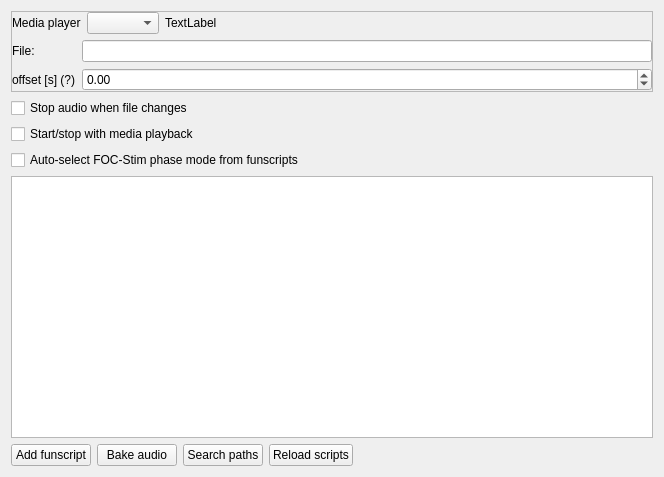
<?xml version="1.0" encoding="UTF-8"?>
<ui version="4.0">
 <class>MediaSettingsWidget</class>
 <widget class="QWidget" name="MediaSettingsWidget">
  <property name="geometry">
   <rect>
    <x>0</x>
    <y>0</y>
    <width>664</width>
    <height>477</height>
   </rect>
  </property>
  <property name="windowTitle">
   <string>Form</string>
  </property>
  <layout class="QVBoxLayout" name="verticalLayout">
   <item>
    <widget class="QFrame" name="frame">
     <property name="sizePolicy">
      <sizepolicy hsizetype="Minimum" vsizetype="Maximum">
       <horstretch>0</horstretch>
       <verstretch>0</verstretch>
      </sizepolicy>
     </property>
     <property name="minimumSize">
      <size>
       <width>150</width>
       <height>0</height>
      </size>
     </property>
     <property name="frameShape">
      <enum>QFrame::Shape::StyledPanel</enum>
     </property>
     <property name="frameShadow">
      <enum>QFrame::Shadow::Raised</enum>
     </property>
     <layout class="QFormLayout" name="formLayout">
      <property name="leftMargin">
       <number>0</number>
      </property>
      <property name="topMargin">
       <number>0</number>
      </property>
      <property name="rightMargin">
       <number>0</number>
      </property>
      <property name="bottomMargin">
       <number>0</number>
      </property>
      <item row="0" column="0">
       <widget class="QWidget" name="widget" native="true">
        <layout class="QHBoxLayout" name="horizontalLayout">
         <property name="leftMargin">
          <number>0</number>
         </property>
         <property name="topMargin">
          <number>0</number>
         </property>
         <property name="rightMargin">
          <number>0</number>
         </property>
         <property name="bottomMargin">
          <number>0</number>
         </property>
         <item>
          <widget class="QLabel" name="label">
           <property name="text">
            <string>Media player</string>
           </property>
          </widget>
         </item>
         <item>
          <widget class="QComboBox" name="comboBox"/>
         </item>
         <item>
          <widget class="QLabel" name="connection_status">
           <property name="text">
            <string>TextLabel</string>
           </property>
          </widget>
         </item>
        </layout>
       </widget>
      </item>
      <item row="1" column="0" colspan="2">
       <widget class="QWidget" name="widget_2" native="true">
        <layout class="QFormLayout" name="formLayout_2">
         <property name="leftMargin">
          <number>0</number>
         </property>
         <property name="topMargin">
          <number>0</number>
         </property>
         <property name="rightMargin">
          <number>0</number>
         </property>
         <property name="bottomMargin">
          <number>0</number>
         </property>
         <item row="0" column="0">
          <widget class="QLabel" name="label_2">
           <property name="text">
            <string>File:</string>
           </property>
          </widget>
         </item>
         <item row="0" column="1">
          <widget class="QLineEdit" name="lineEdit">
           <property name="readOnly">
            <bool>true</bool>
           </property>
          </widget>
         </item>
         <item row="1" column="0">
          <widget class="QLabel" name="label_3">
           <property name="toolTip">
            <string>Reduce offset to play signal earlier
Increase offset to delay signal</string>
           </property>
           <property name="text">
            <string>offset [s] (?)</string>
           </property>
          </widget>
         </item>
         <item row="1" column="1">
          <widget class="QDoubleSpinBox" name="media_offset_spinbox">
           <property name="minimum">
            <double>-999999.000000000000000</double>
           </property>
           <property name="maximum">
            <double>999999.000000000000000</double>
           </property>
           <property name="singleStep">
            <double>0.100000000000000</double>
           </property>
          </widget>
         </item>
        </layout>
       </widget>
      </item>
     </layout>
    </widget>
   </item>
   <item>
    <widget class="QCheckBox" name="stop_audio_automatically_checkbox">
     <property name="text">
      <string>Stop audio when file changes</string>
     </property>
    </widget>
   </item>
   <item>
    <widget class="QCheckBox" name="follow_playback_checkbox">
     <property name="text">
      <string>Start/stop with media playback</string>
     </property>
    </widget>
   </item>
   <item>
    <widget class="QCheckBox" name="auto_select_focstim_mode_checkbox">
     <property name="toolTip">
      <string>Switch FOC-Stim between three-phase and four-phase depending on the loaded funscripts</string>
     </property>
     <property name="text">
      <string>Auto-select FOC-Stim phase mode from funscripts</string>
     </property>
    </widget>
   </item>
   <item>
    <widget class="TreeViewWithComboBox" name="treeView"/>
   </item>
   <item>
    <widget class="QWidget" name="widget_3" native="true">
     <layout class="QHBoxLayout" name="horizontalLayout_2">
      <property name="leftMargin">
       <number>0</number>
      </property>
      <property name="topMargin">
       <number>0</number>
      </property>
      <property name="rightMargin">
       <number>0</number>
      </property>
      <property name="bottomMargin">
       <number>0</number>
      </property>
      <item>
       <widget class="QPushButton" name="add_funscript_button">
        <property name="text">
         <string>Add funscript</string>
        </property>
       </widget>
      </item>
      <item>
       <widget class="QPushButton" name="bake_audio_button">
        <property name="text">
         <string>Bake audio</string>
        </property>
       </widget>
      </item>
      <item>
       <widget class="QPushButton" name="additional_search_paths_button">
        <property name="text">
         <string>Search paths</string>
        </property>
       </widget>
      </item>
      <item>
       <widget class="QPushButton" name="reload_scripts_button">
        <property name="text">
         <string>Reload scripts</string>
        </property>
       </widget>
      </item>
      <item>
       <spacer name="horizontalSpacer">
        <property name="orientation">
         <enum>Qt::Orientation::Horizontal</enum>
        </property>
        <property name="sizeHint" stdset="0">
         <size>
          <width>40</width>
          <height>20</height>
         </size>
        </property>
       </spacer>
      </item>
     </layout>
    </widget>
   </item>
  </layout>
 </widget>
 <customwidgets>
  <customwidget>
   <class>TreeViewWithComboBox</class>
   <extends>QTreeView</extends>
   <header>qt_ui/widgets/table_view_with_combobox.h</header>
  </customwidget>
 </customwidgets>
 <resources>
  <include location="../resources/restim.qrc"/>
 </resources>
 <connections/>
</ui>
